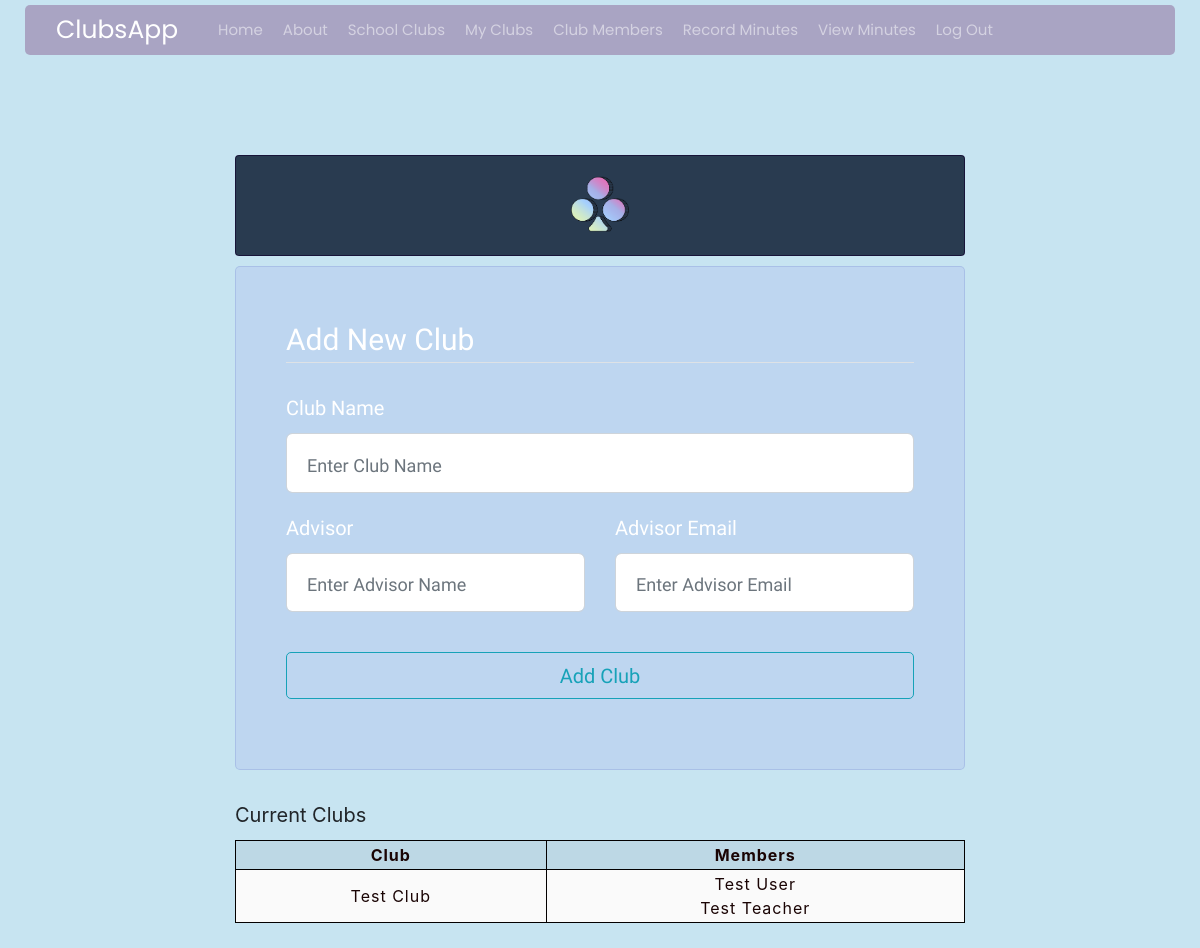
The app's page /user_clubs/1 (signed in) with its own data.
### clubsapp/models.py (models this page shows, shortened)
class Club(db.Model):
	id = db.Column(db.Integer, primary_key=True)
	name = db.Column(db.String(100), unique=True, nullable=False)
	members = db.relationship('User', secondary=user_club_assoc_table)
	contacts = db.Column(db.Text)
	minutes = db.relationship('Minutes', backref='club')

class User(db.Model, UserMixin):
	id = db.Column(db.Integer, primary_key=True)
	firstname = db.Column(db.String(15), nullable=False)
	lastname = db.Column(db.String(15), nullable=False)
	email = db.Column(db.String(60), unique=True, nullable=False)
	password = db.Column(db.String(60), nullable=False)
	role = db.Column(db.Integer(), nullable=False, default=ROLES['student'])
	clubs = db.relationship('Club', secondary=user_club_assoc_table)

### clubsapp/clubs/routes.py (the view, shortened to what this page needs)
@clubs.route('/user_clubs/<int:user_id>', methods=['GET', 'POST'])
@login_required
def user_clubs(user_id):
	user = User.query.get_or_404(user_id)
	clubs = user.clubs
	form = ClubRegistrationForm()
	return render_template('user_clubs.html', clubs=clubs, user=user, form=form) #change to num_club_members

### clubsapp/clubs/forms.py
class ClubRegistrationForm(FlaskForm):
	club_name = StringField(
		'Club Name',
		validators=[DataRequired()],
		render_kw={"placeholder": "Enter Club Name"})
	advisor = StringField(
		'Advisor',
		validators=[DataRequired()],
		render_kw={"placeholder": "Enter Advisor Name"})
	email = StringField(
		'Advisor Email',
		validators=[DataRequired(), Email()],
		render_kw={"placeholder": "Enter Advisor Email"})
	submit = SubmitField('Add Club')

### clubsapp/models.py (called while the page is built)
@login_manager.user_loader
def load_user(user_id):
	return User.query.get(int(user_id))

### clubsapp/templates/user_clubs.html (shortened to what this page needs)
{% extends "layout.html" %}
{% block content %}
<h1><img src="{{ url_for('static', filename='favicon/clubslogo.png') }}" style="width:10%"></h1>
  <div class="content-section">
    <form method="POST" action="">
      <fieldset class="form-group">
        <legend class="border-bottom mb-4"> Add New Club </legend>
        <div class="form-group">
          {{ form.club_name.label(class="form-control-label") }}
          {% if form.club_name.errors %}
            {{ form.club_name(class="form-control form-control-lg is-invalid") }}
            <div class="invalid-feedback">
              {% for error in form.club_name.errors %}
                <span>{{ error }}</span>
              {% endfor %}
            </div>
          {% else %}
            {{ form.club_name(class="form-control form-control-lg") }}
          {% endif %}
        </div>
        <div class = "row">
          <div class="form-group col-md-6">
            {{ form.advisor.label(class="form-control-label") }}
            {% if form.advisor.errors %}
              {{ form.advisor(class="form-control form-control-lg is-invalid") }}
              <div class="invalid-feedback">
                {% for error in form.advisor.errors %}
                  <span>{{ error }}</span>
                {% endfor %}
              </div>
            {% else %}
              {{ form.advisor(class="form-control form-control-lg") }}
            {% endif %}
          </div>
          <div class="form-group col-md-6">
            {{ form.email.label(class="form-control- label") }}
            {% if form.email.errors %}
              {{ form.email(class="form-control form-control-lg is-invalid") }}
              <div class="invalid-feedback">
                {% for error in form.email.errors %}
                  <span>{{ error }}</span>
                {% endfor %}
              </div>
            {% else %}
              {{ form.email(class="form-control form-control-lg") }}
            {% endif %}
          </div>
        </div>
      </fieldset>
      <div class="form-group">
        {{ form.submit(class="btn btn-outline-info")}}
      </div>
    </form>
  </div>
<br>
<label> Current Clubs </label>
<table class = "table table-bordered table-striped mb-0">
  <tr>
    <th>Club</th>
    <th>Members</th>
  </tr>
  <div class="content-section">
    {% for club in clubs %}
    <tr>
      <td>{{ club.name }}</td>
      <td>{% for member in club.members%}
            {{ member.firstname }}
            {{ member.lastname }}
            <br>
          {% endfor %}
      </td>
    </tr>
    {% endfor %}
  </div>
</table>
{% endblock content %}

### clubsapp/static/style.css (style rules this page uses)
html { font-size: 20px; font-family: 'Source Sans Pro', sans-serif; background-color: #ffffff; }
h1 { font-size: 40px; text-align: center; float: center; margin: 10 10; padding: 20px 20px; background-color: rgba(5, 21, 44, 0.815); color: #ffffff; border: 1px solid rgba(20, 9, 51, 0.781); font-family: 'Poppins', sans-serif; border-radius: 4px; }
body { margin: auto auto; background-color: #c7e4f1; padding: 0 20px 20px 20px; border: 5px solid #c7e4f1; word-wrap: break-word; }
img { display: block; margin: 0 auto; }
input { width: 100%; box-sizing: border-box; }
form { padding: 50px 50px 50px 50px; margin: auto; color: white; background-color: rgba(186, 208, 240, 0.705) !important; border: 1px solid rgba(162, 185, 228, 0.753); border-radius: 5px; }
.form-group { font-family: 'Source Sans Pro', sans-serif !important; }
::placeholder { color: #CCC; opacity: 1; font-family: 'Source Sans Pro', sans-serif; font-size: 18px; }
table { border-radius: 5px; color: rgb(26, 4, 4) !important; letter-spacing: 1px; font-size: 0.8rem; text-align: inherit; width: 400px; word-wrap: break-word; }
table, td, th { padding: 2px !important; border: 1px solid rgb(3, 0, 0) !important; border-top: 1px solid rgb(3, 0, 0) !important; vertical-align: middle !important; text-align: center; word-wrap: break-word; }
th { color: rgb(26, 4, 4); word-wrap: break-word; }
td { text-align: center; word-wrap: break-word; }
tr:nth-child(even) td { background-color: rgb(250,250,250); }

### records on screen
Club: name "Test Club"
User: firstname "Test", lastname "User"
User: firstname "Test", lastname "Teacher"
